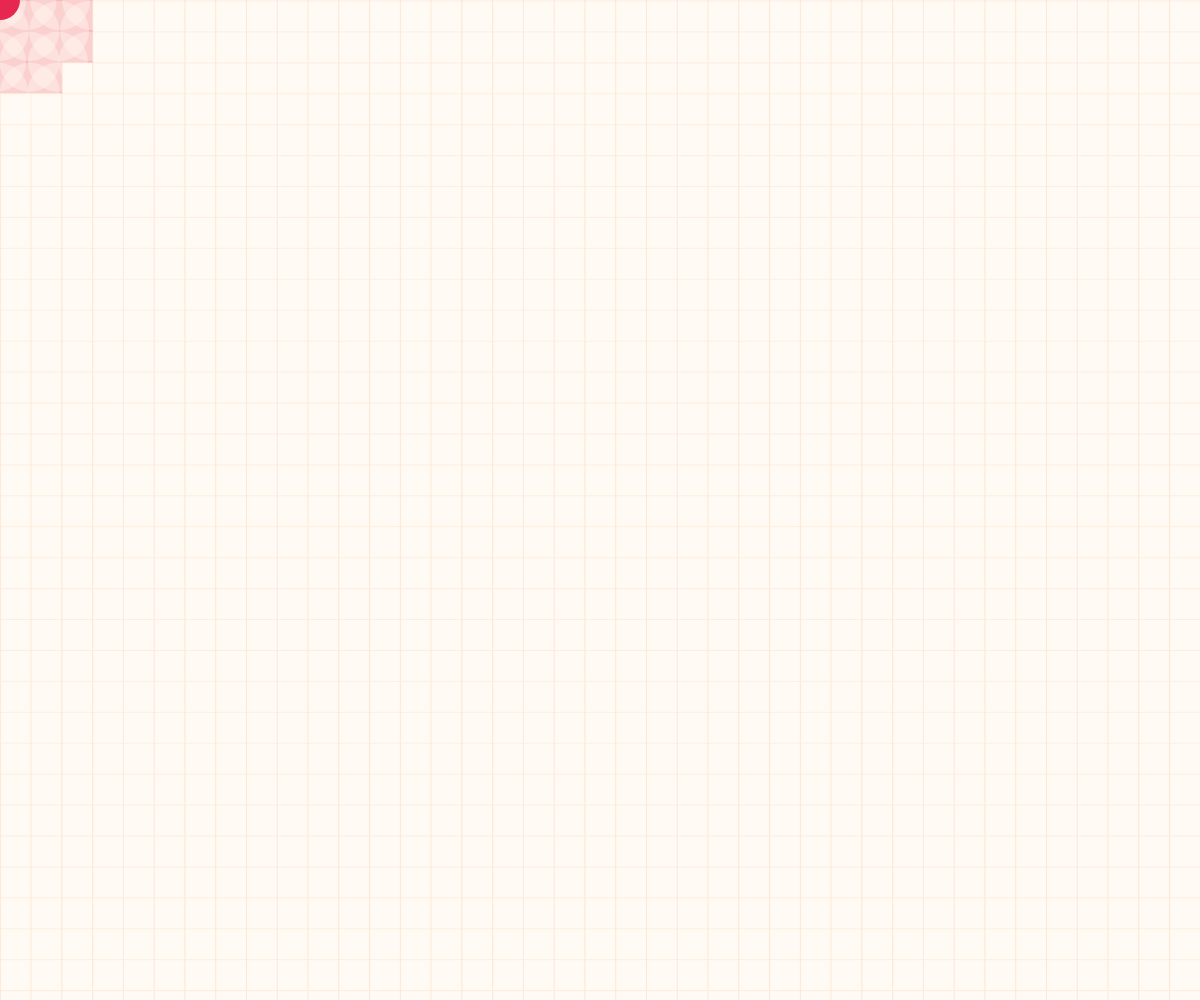
Frame 1 (no input)
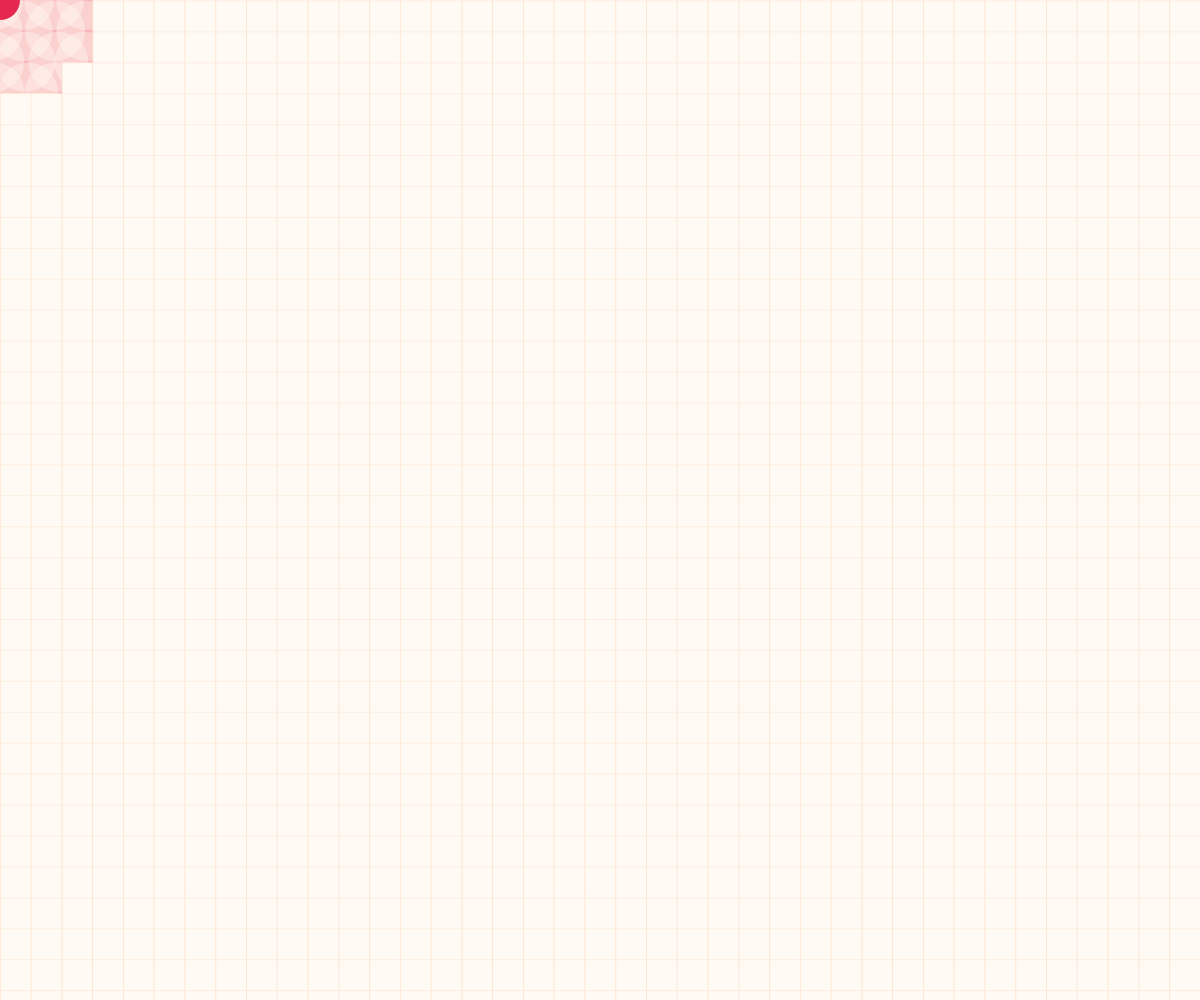
Frame 60 (no input)
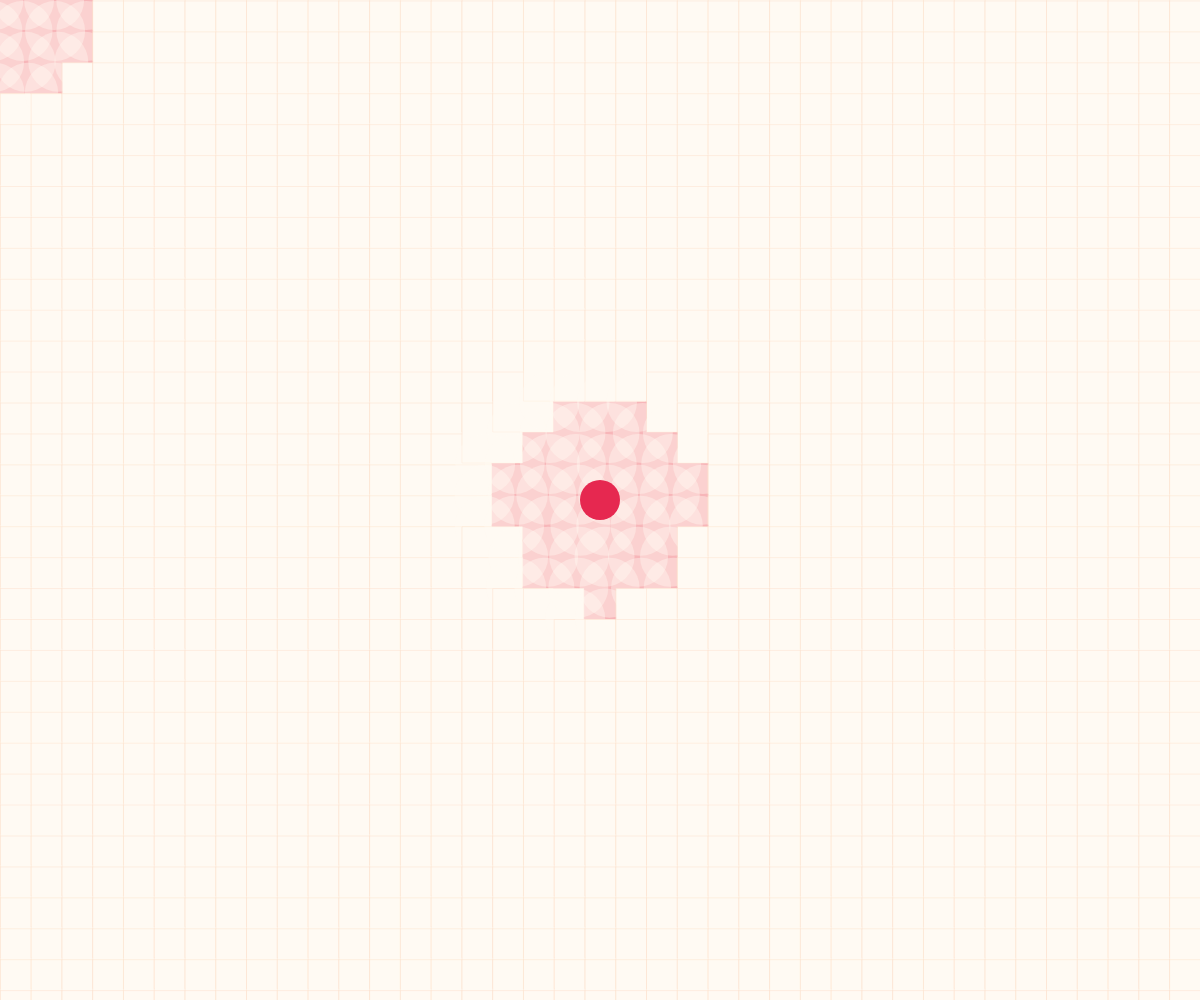
Frame 120 (the mouse pressed at the canvas centre since frame 60)

The p5.js sketch that drew these frames (run headless with seeded random() and noise() and a simulated clock; from frame 60 on, the mouse is pressed at the canvas centre):

// p5.js sketch
// ── sketch.js
// Pia Scharf - 2020

let grid;
let w;
let h;

let size;


function setup() {
  
  w = windowWidth;
  h = windowHeight;
  size=60;
  
  createCanvas(w,h);
 grid = new Grid(w/30,h/30,size); // anzahl, groesse
  grid.initGrid();

  rectMode(CENTER);
  strokeWeight(0.5);
  
    //init mouse in center
  mouseX = w/2;
  mouseY = h/2;
}

function draw() {
  
  background(242, 138, 147); // Salmon Pink
  grid.displayGrid();
  grid.displayUser();


}



class Grid {


  constructor(numX, numY, temp_s) {

    this.numberX = numX;
    this.numberY = numY;
    this.s = temp_s;
    this.tiles = [];
    this.userR = w/30;

  }

  initGrid() {

    for (let i = 0; i < this.numberX; i++) {
      for (let j = 0; j < this.numberY; j++) {


        let ii = map(i, 0, this.numberX - 1, 0, width);
        let jj = map(j, 0, this.numberY - 1, 0, height);

        let tile = new Tile(ii, jj, this.s);
        this.tiles.push(tile);

      }
    }
  }

  
  displayGrid() {

    for (let i = 0; i < this.tiles.length; i++) {
      let til = this.tiles[i];
      til.move();
      til.display();

    }
  }


  displayUser() {

    push();
    fill(230, 40, 80); //Amaranth
    noStroke();
     ellipse(mouseX, mouseY, this.userR, this.userR);
    pop();

  }

}



class Tile {

  constructor(x, y, temp_s) {

    this.originX = x;
    this.originY = y;

    this.x = 0;
    this.y = 0;
    this.s = temp_s;
    this.c = color(253, 235, 218); //Antique White
    this.strokerize = true;

  }


  move() {
    let rad = size*2;

    let d = dist(mouseX, mouseY, this.originX, this.originY);


    if (d < rad) {

      this.x = lerp(random(floor(-13, 13)), this.x, 0.6);
      this.c = color(255, 250, 243, 100); //Floral White with 100 Alpha
      this.strokerize = false;

    }

  }


  display() {

    push();
    translate(this.originX, this.originY);


    if (this.strokerize) {
      stroke(252, 224, 205); //Unbleached Silk
      fill(255, 250, 243); // Floral White


      rect(this.x, this.y, this.s, this.s);
    } else {
      noStroke();

      fill(this.c);
      ellipse(this.x, this.y, this.s, this.s);
    }

    pop();

  }

}
